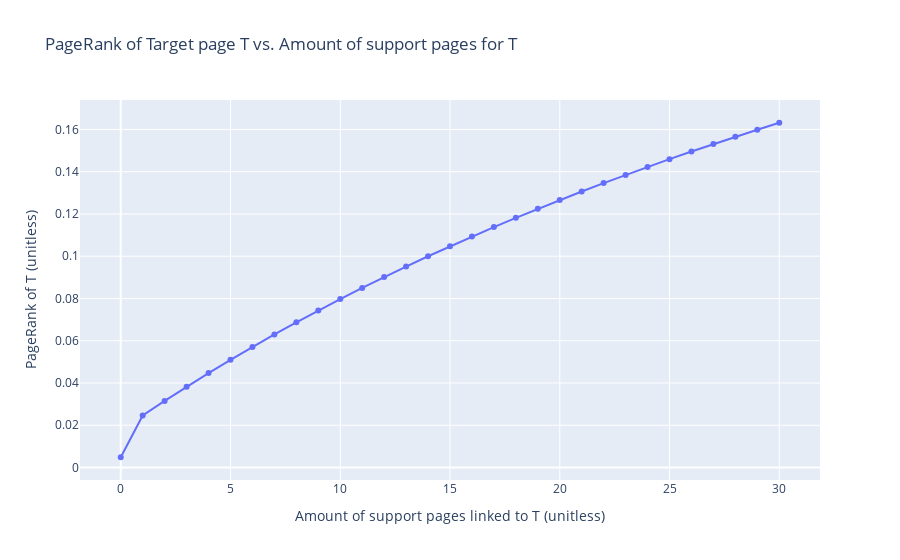
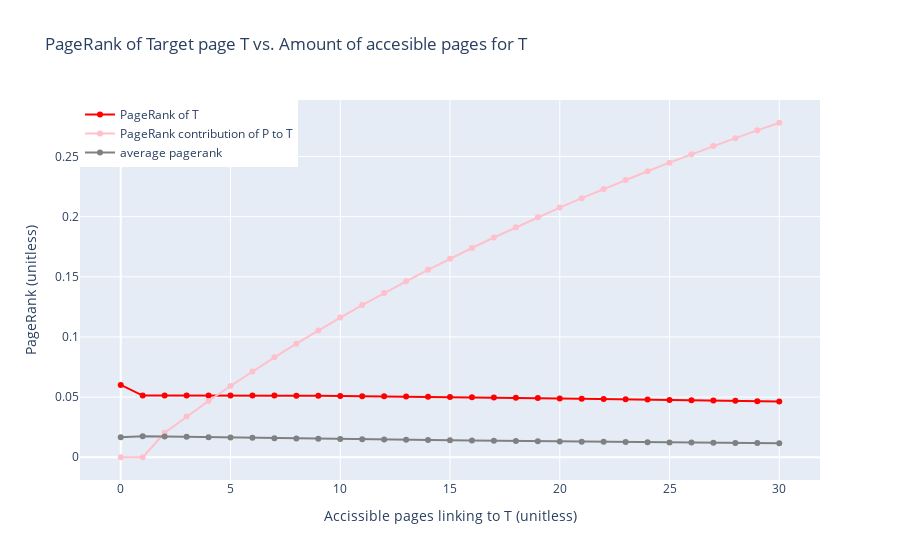

These figures' notebook cell, in order:
### Markdown cell above
## Assignment 3

### Code cell
#create a spamfarm graph
#PageRank + Spider-trap avoidane and beta .85


def calc_pagerank_contrib(group, pageranks, beta):
    r = 0
    for node in group:
        r += beta * pageranks[node]
    
    #print(r)
    return r

def change_supports(n_count, P_count, f_minmax):
    d = {}
    d['x'] = [] # supports of T
    d['y'] = [] # pagerank of T
    
    f_min = min(f_minmax)
    f_max = max(f_minmax)
    for supports in range(f_min, f_max+1):
        G, nodes_dict = generate_network(n_count,P_count,supports)
        pr = wrap_pagerank_in_dict(G)
        
        d['x'].append(supports)
        d['y'].append(pr["T"])
        
    tlabel = ('PageRank of Target page T vs. Amount of support pages for T ')
    xlabel = ('Amount of support pages linked to T (unitless)')
    ylabel = ('PageRank of T (unitless)')

    plot = go.Figure(data=go.Scatter(d, mode='lines+markers'))
    plot.update_layout(title = tlabel,
                      xaxis_title = xlabel,
                      yaxis_title = ylabel)
    plot.show()
    
    return None

def change_accessibles(n_count, P_minmax, f_count):
    d = {}
    d['x'] = [] # prominent pages T get links from
    d['y'] = [] # pagerank of T
    d_r = {}
    d_r['x'] = [] # prominent pages T get links from
    d_r['y'] = [] # r of T produced by the P pages
    d_ra = {}
    d_ra['x'] = [] # prominent pages T get links from
    d_ra['y'] = [] # r of T produced by the P page
    
    P_min = min(P_minmax)
    P_max = max(P_minmax)
    for pages in range(P_min, P_max+1):
        G, nodes_dict = generate_network(n_count,pages,f_count)
        pr = wrap_pagerank_in_dict(G)
        
        d['x'].append(pages)
        d['y'].append(pr["T"])
        d_r['x'].append(pages)
        d_r['y'].append(calc_pagerank_contrib(nodes_dict["P"], pr, 0.85))
        
        d_ra['x'].append(pages)
        pr_avg = 0
        for p, r in pr.items():
            pr_avg += r
        pr_avg /= len(pr)
        d_ra['y'].append(pr_avg)
        
    
    
    tlabel = ('PageRank of Target page T vs. Amount of accesible pages for T ')
    xlabel = ('Accissible pages linking to T (unitless)')
    ylabel = ('PageRank (unitless)')

    plot = go.Figure()
    plot.add_trace(go.Scatter(
                            d, 
                            mode='lines+markers',
                            line=dict(color = "red"),
                            name = 'PageRank of T'))
    plot.add_trace(go.Scatter(
                            d_r,
                            mode='lines+markers',
                            line=dict(color = "pink"),
                            name = 'PageRank contribution of P to T'))
    plot.add_trace(go.Scatter(
                            d_ra,
                            mode='lines+markers',
                            line=dict(color = "grey"),
                            name = 'average pagerank'))
    plot.update_layout(title = 
                            tlabel,
                            xaxis_title = xlabel,
                            yaxis_title = ylabel)
    plot.update_layout(
        legend = go.layout.Legend(
        x=0,y=1))
    
    plot.show()
    
    return None
        

# pr = nx.pagerank(G)
# pp.pprint(pr)
# calc_pagerank_contrib(nodes_dict["P"], pr, 0.85)

G = generate_network(50,10,5)[0]
display(draw(G)) # default network
change_supports   (50,10    ,[0,30])
change_accessibles(50,[0,30],5)
pp.pprint(wrap_pagerank_in_dict(G))

### Figure 1 — Plotly figure (JSON) as saved in the notebook; plotly's stock layout.template omitted (floating-point values rounded to 4 significant figures)
{"data": [{"mode": "lines+markers", "type": "scatter", "x": [0, 1, 2, 3, 4, 5, 6, 7, 8, 9, 10, 11, 12, 13, 14, 15, 16, 17, 18, 19, 20, 21, 22, 23, 24, 25, 26, 27, 28, 29, 30], "y": [0.004849, 0.0246, 0.03151, 0.03819, 0.04467, 0.05096, 0.05706, 0.06297, 0.06872, 0.0743, 0.07973, 0.085, 0.09013, 0.09512, 0.09998, 0.1047, 0.1093, 0.1138, 0.1182, 0.1224, 0.1266, 0.1307, 0.1346, 0.1385, 0.1423, 0.146, 0.1496, 0.1531, 0.1565, 0.1599, 0.1632]}], "layout": {"title": {"text": "PageRank of Target page T vs. Amount of support pages for T "}, "xaxis": {"title": {"text": "Amount of support pages linked to T (unitless)"}}, "yaxis": {"title": {"text": "PageRank of T (unitless)"}}}}

### Figure 2 — Plotly figure (JSON) as saved in the notebook; plotly's stock layout.template omitted (floating-point values rounded to 4 significant figures)
{"data": [{"line": {"color": "red"}, "mode": "lines+markers", "name": "PageRank of T", "type": "scatter", "x": [0, 1, 2, 3, 4, 5, 6, 7, 8, 9, 10, 11, 12, 13, 14, 15, 16, 17, 18, 19, 20, 21, 22, 23, 24, 25, 26, 27, 28, 29, 30], "y": [0.06011, 0.05125, 0.05135, 0.05141, 0.05143, 0.05141, 0.05137, 0.0513, 0.05121, 0.05109, 0.05096, 0.05081, 0.05064, 0.05046, 0.05027, 0.05007, 0.04986, 0.04964, 0.04941, 0.04917, 0.04893, 0.04869, 0.04844, 0.04819, 0.04793, 0.04767, 0.04741, 0.04715, 0.04688, 0.04662, 0.04635]}, {"line": {"color": "pink"}, "mode": "lines+markers", "name": "PageRank contribution of P to T", "type": "scatter", "x": [0, 1, 2, 3, 4, 5, 6, 7, 8, 9, 10, 11, 12, 13, 14, 15, 16, 17, 18, 19, 20, 21, 22, 23, 24, 25, 26, 27, 28, 29, 30], "y": [0, 0, 0.02036, 0.03377, 0.04673, 0.05925, 0.07136, 0.08309, 0.09444, 0.1054, 0.1161, 0.1265, 0.1365, 0.1463, 0.1558, 0.165, 0.174, 0.1827, 0.1912, 0.1994, 0.2075, 0.2154, 0.223, 0.2305, 0.2378, 0.2449, 0.2518, 0.2586, 0.2652, 0.2717, 0.2781]}, {"line": {"color": "grey"}, "mode": "lines+markers", "name": "average pagerank", "type": "scatter", "x": [0, 1, 2, 3, 4, 5, 6, 7, 8, 9, 10, 11, 12, 13, 14, 15, 16, 17, 18, 19, 20, 21, 22, 23, 24, 25, 26, 27, 28, 29, 30], "y": [0.01669, 0.01754, 0.01724, 0.01695, 0.01667, 0.01639, 0.01613, 0.01587, 0.01563, 0.01538, 0.01515, 0.01493, 0.01471, 0.01449, 0.01429, 0.01408, 0.01389, 0.0137, 0.01351, 0.01333, 0.01316, 0.01299, 0.01282, 0.01266, 0.0125, 0.01235, 0.0122, 0.01205, 0.0119, 0.01176, 0.01163]}], "layout": {"legend": {"x": 0, "y": 1}, "title": {"text": "PageRank of Target page T vs. Amount of accesible pages for T "}, "xaxis": {"title": {"text": "Accissible pages linking to T (unitless)"}}, "yaxis": {"title": {"text": "PageRank (unitless)"}}}}
